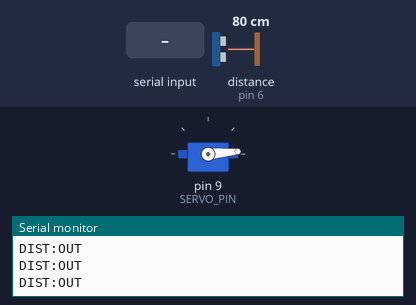
Simulated run of this sketch. Board: Arduino Uno, built with avr-gcc and run on an emulated ATmega328P. Shown: servo, the last lines printed to the serial monitor. Wiring (inferred from the names in the program): ultrasonic range finder: trigger pin 7; echo pin 6. The inputs (shaded band) are chosen by the test bench; at power-on: distance to the obstacle (sensor on pin 6) 80 cm. The echo pulse lasts 58.3 µs per cm.

Above: at 1.5 s.
1.6 s: distance to the obstacle (sensor on pin 6) set to 2 cm
3.9 s: "OPEN\n" received over Serial
5.4 s: "CLOSE\n" received over Serial
6.9 s: distance to the obstacle (sensor on pin 6) set to 4 cm
8.6 s: "ARM\n" received over Serial
At 9.6 s:
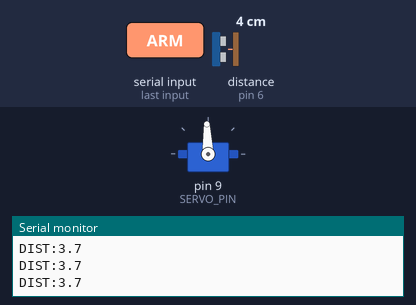
Timing chart, 0 to 11.1 s (numbered marks = the images above; inputs shaded):
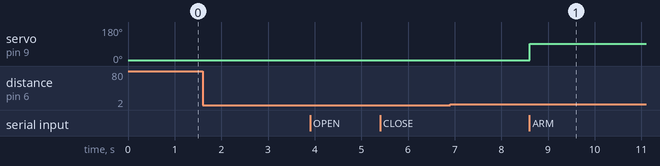

Measured:
- after the input at 8.6 s, servo on pin 9 (SERVO_PIN): 5° → 92° at once

The sketch:

PARKVISION_SingleGate.ino
```cpp
/*
  PARKVISION - Single Shared Entrance Gate
  Board: Arduino UNO R3

  MAIN HARDWARE (same pins as the earlier PARKVISION build):
    HC-SR04 TRIG -> D7
    HC-SR04 ECHO -> D6
    SG90 signal -> D9
    Servo power -> separate regulated 5V supply; common GND with Arduino

  OPTIONAL L298N (NOT USED in the current build):
    ENA -> D5, IN1 -> D8, IN2 -> D4
    Set USE_L298N to true only after the motor driver and motor are wired safely.
    Leave USE_L298N false and leave the L298N/motor disconnected for this build.

  Serial protocol, 9600 baud, newline terminated:
    OPEN         Open the barrier only while a vehicle is detected within 8 cm
    CLOSE        Request closure; it will wait until the sensor area is clear
    ARM          Legacy/test mode: open on the next stable vehicle detection
    DISARM       Cancel ARM mode
    MOTOR_PULSE  Optional L298N demo pulse (disabled by default)
    MOTOR_STOP   Stop optional motor

  Serial events:
    DIST:<cm> or DIST:OUT
    PRESENCE:ON / PRESENCE:OFF
    GATE:OPEN / GATE:CLOSED / GATE:HELD
    AUTH:ARMED / AUTH:DISARMED
    MOTOR:ON / MOTOR:OFF / MOTOR:DISABLED

  IMPORTANT: This is a small science-fair model controller, not a certified
  real-world vehicle barrier or safety system. Use a lightweight model arm only.
*/

#include <Servo.h>
#include <string.h>

// -------------------- MAIN PIN CONNECTIONS --------------------
const byte TRIG_PIN  = 7;
const byte ECHO_PIN  = 6;
const byte SERVO_PIN = 9;

// -------------------- OPTIONAL L298N PINS ---------------------
const byte MOTOR_ENA = 5;
const byte MOTOR_IN1 = 8;
const byte MOTOR_IN2 = 4;
const bool USE_L298N = false;       // KEEP FALSE: L298N is not being used.
const int MOTOR_PWM = 160;
const unsigned long MOTOR_PULSE_MS = 1800UL;

// -------------------- SENSOR SETTINGS -------------------------
// The vehicle should stop close to the sensor. A stable reading at or below
// 8 cm triggers presence. Once present, it remains present until readings
// are at least 12 cm away (or no echo) for several consecutive samples.
const float DETECT_DISTANCE_CM = 8.0;
const float CLEAR_DISTANCE_CM  = 12.0;
const float MIN_VALID_DISTANCE_CM = 2.0;
const byte DETECT_SAMPLES = 3;
const byte CLEAR_SAMPLES  = 5;
const unsigned long SENSOR_INTERVAL_MS = 100UL;
const unsigned long TELEMETRY_INTERVAL_MS = 350UL;

// -------------------- BARRIER SETTINGS ------------------------
const int GATE_CLOSED_ANGLE = 5;
const int GATE_OPEN_ANGLE   = 92;
const unsigned long MIN_GATE_OPEN_MS = 1800UL;
const unsigned long CLEAR_HOLD_MS = 1300UL;

Servo barrierServo;
bool vehiclePresent = false;
bool gateOpen = false;
bool legacyArmed = false;
bool closeRequested = false;
bool motorRunning = false;

byte nearCount = 0;
byte clearCount = 0;
float lastDistanceCm = -1.0;
unsigned long gateOpenedAt = 0;
unsigned long clearStartedAt = 0;
unsigned long lastSensorAt = 0;
unsigned long lastTelemetryAt = 0;
unsigned long motorStartedAt = 0;

char commandBuffer[40];
byte commandLength = 0;

float measureDistanceCm() {
  digitalWrite(TRIG_PIN, LOW);
  delayMicroseconds(3);
  digitalWrite(TRIG_PIN, HIGH);
  delayMicroseconds(10);
  digitalWrite(TRIG_PIN, LOW);

  // 5000 microseconds is ample for this short-range entrance sensor.
  const unsigned long duration = pulseIn(ECHO_PIN, HIGH, 5000UL);
  if (duration == 0) return -1.0;
  return (duration * 0.0343f) / 2.0f;
}

void printDistance(float cm) {
  if (cm < 0.0) {
    Serial.println(F("DIST:OUT"));
  } else {
    Serial.print(F("DIST:"));
    Serial.println(cm, 1);
  }
}

void stopOptionalMotor() {
  if (!USE_L298N) return;
  analogWrite(MOTOR_ENA, 0);
  digitalWrite(MOTOR_IN1, LOW);
  digitalWrite(MOTOR_IN2, LOW);
  if (motorRunning) {
    motorRunning = false;
    Serial.println(F("MOTOR:OFF"));
  }
}

void startOptionalMotor() {
  if (!USE_L298N) {
    Serial.println(F("MOTOR:DISABLED"));
    return;
  }
  if (motorRunning) return;
  digitalWrite(MOTOR_IN1, HIGH);
  digitalWrite(MOTOR_IN2, LOW);
  analogWrite(MOTOR_ENA, MOTOR_PWM);
  motorStartedAt = millis();
  motorRunning = true;
  Serial.println(F("MOTOR:ON"));
}

void openGate() {
  if (gateOpen) {
    Serial.println(F("GATE:OPEN"));
    return;
  }
  if (!vehiclePresent) {
    Serial.println(F("ERR:NO_VEHICLE"));
    return;
  }
  barrierServo.write(GATE_OPEN_ANGLE);
  gateOpen = true;
  closeRequested = false;
  gateOpenedAt = millis();
  clearStartedAt = 0;
  Serial.println(F("GATE:OPEN"));
}

void requestGateClose() {
  closeRequested = true;
  if (vehiclePresent) {
    Serial.println(F("GATE:HELD"));
  } else {
    Serial.println(F("GATE:CLOSE_REQUESTED"));
  }
}

void handleCommand(const char *command) {
  if (strcmp(command, "OPEN") == 0) {
    openGate();
  } else if (strcmp(command, "CLOSE") == 0) {
    requestGateClose();
  } else if (strcmp(command, "ARM") == 0) {
    legacyArmed = true;
    Serial.println(F("AUTH:ARMED"));
    if (vehiclePresent) {
      legacyArmed = false;
      openGate();
    }
  } else if (strcmp(command, "DISARM") == 0) {
    legacyArmed = false;
    Serial.println(F("AUTH:DISARMED"));
  } else if (strcmp(command, "MOTOR_PULSE") == 0) {
    startOptionalMotor();
  } else if (strcmp(command, "MOTOR_STOP") == 0) {
    stopOptionalMotor();
  } else {
    Serial.println(F("ERR:UNKNOWN_COMMAND"));
  }
}

void readSerialCommands() {
  while (Serial.available() > 0) {
    const char c = (char)Serial.read();
    if (c == '\r') continue;
    if (c == '\n') {
      commandBuffer[commandLength] = '\0';
      if (commandLength > 0) handleCommand(commandBuffer);
      commandLength = 0;
    } else if (commandLength < sizeof(commandBuffer) - 1) {
      commandBuffer[commandLength++] = c;
    } else {
      commandLength = 0;
    }
  }
}

void updatePresence(float cm) {
  if (!vehiclePresent) {
    if (cm >= MIN_VALID_DISTANCE_CM && cm <= DETECT_DISTANCE_CM) {
      if (nearCount < DETECT_SAMPLES) nearCount++;
    } else {
      nearCount = 0;
    }

    if (nearCount >= DETECT_SAMPLES) {
      vehiclePresent = true;
      nearCount = 0;
      clearCount = 0;
      Serial.println(F("PRESENCE:ON"));
      if (legacyArmed) {
        legacyArmed = false;
        openGate();
      }
    }
  } else {
    // Hysteresis avoids flickering when the reading sits around 8 cm.
    if (cm < 0.0 || cm >= CLEAR_DISTANCE_CM) {
      if (clearCount < CLEAR_SAMPLES) clearCount++;
    } else {
      clearCount = 0;
    }

    if (clearCount >= CLEAR_SAMPLES) {
      vehiclePresent = false;
      clearCount = 0;
      nearCount = 0;
      Serial.println(F("PRESENCE:OFF"));
      clearStartedAt = millis();
    }
  }
}

void updateGate() {
  if (!gateOpen) return;

  const unsigned long now = millis();
  if (vehiclePresent) {
    clearStartedAt = 0;
    return;
  }
  if (clearStartedAt == 0) clearStartedAt = now;

  const bool minimumTimePassed = (now - gateOpenedAt) >= MIN_GATE_OPEN_MS;
  const bool areaClearLongEnough = (now - clearStartedAt) >= CLEAR_HOLD_MS;
  if (minimumTimePassed && areaClearLongEnough) {
    barrierServo.write(GATE_CLOSED_ANGLE);
    gateOpen = false;
    closeRequested = false;
    clearStartedAt = 0;
    Serial.println(F("GATE:CLOSED"));
  }
}

void setup() {
  pinMode(TRIG_PIN, OUTPUT);
  pinMode(ECHO_PIN, INPUT);
  digitalWrite(TRIG_PIN, LOW);

  if (USE_L298N) {
    pinMode(MOTOR_ENA, OUTPUT);
    pinMode(MOTOR_IN1, OUTPUT);
    pinMode(MOTOR_IN2, OUTPUT);
    stopOptionalMotor();
  }

  Serial.begin(9600);
  barrierServo.attach(SERVO_PIN);
  barrierServo.write(GATE_CLOSED_ANGLE);
  delay(300);
  Serial.println(F("PARKVISION:SINGLE_GATE_READY"));
  Serial.println(F("GATE:CLOSED"));
}

void loop() {
  readSerialCommands();

  const unsigned long now = millis();
  if (now - lastSensorAt >= SENSOR_INTERVAL_MS) {
    lastSensorAt = now;
    lastDistanceCm = measureDistanceCm();
    updatePresence(lastDistanceCm);
    updateGate();
  }

  if (now - lastTelemetryAt >= TELEMETRY_INTERVAL_MS) {
    lastTelemetryAt = now;
    printDistance(lastDistanceCm);
  }

  if (USE_L298N && motorRunning && (now - motorStartedAt >= MOTOR_PULSE_MS)) {
    stopOptionalMotor();
  }
}
```
